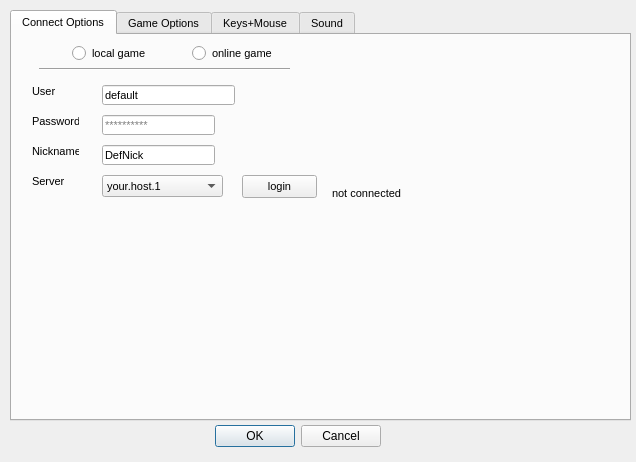
<?xml version="1.0" encoding="UTF-8"?>
<ui version="4.0">
 <class>LauncherDialog</class>
 <widget class="QDialog" name="LauncherDialog">
  <property name="geometry">
   <rect>
    <x>0</x>
    <y>0</y>
    <width>636</width>
    <height>462</height>
   </rect>
  </property>
  <property name="windowTitle">
   <string>Dialog</string>
  </property>
  <widget class="QDialogButtonBox" name="buttonBox">
   <property name="geometry">
    <rect>
     <x>40</x>
     <y>420</y>
     <width>341</width>
     <height>32</height>
    </rect>
   </property>
   <property name="orientation">
    <enum>Qt::Horizontal</enum>
   </property>
   <property name="standardButtons">
    <set>QDialogButtonBox::Cancel|QDialogButtonBox::Ok</set>
   </property>
  </widget>
  <widget class="QTabWidget" name="tabConfig">
   <property name="geometry">
    <rect>
     <x>10</x>
     <y>10</y>
     <width>621</width>
     <height>411</height>
    </rect>
   </property>
   <property name="font">
    <font>
     <pointsize>8</pointsize>
    </font>
   </property>
   <property name="currentIndex">
    <number>0</number>
   </property>
   <widget class="QWidget" name="TNConnectOptions">
    <attribute name="title">
     <string>Connect Options</string>
    </attribute>
    <widget class="QLabel" name="LServer">
     <property name="geometry">
      <rect>
       <x>20</x>
       <y>140</y>
       <width>47</width>
       <height>13</height>
      </rect>
     </property>
     <property name="text">
      <string>Server</string>
     </property>
    </widget>
    <widget class="QComboBox" name="CBServer">
     <property name="geometry">
      <rect>
       <x>90</x>
       <y>140</y>
       <width>121</width>
       <height>22</height>
      </rect>
     </property>
     <item>
      <property name="text">
       <string>your.host.1</string>
      </property>
     </item>
     <item>
      <property name="text">
       <string>your.host.2</string>
      </property>
     </item>
     <item>
      <property name="text">
       <string>Testdomain</string>
      </property>
     </item>
    </widget>
    <widget class="QPushButton" name="PBLogin">
     <property name="geometry">
      <rect>
       <x>230</x>
       <y>140</y>
       <width>75</width>
       <height>23</height>
      </rect>
     </property>
     <property name="text">
      <string>login</string>
     </property>
    </widget>
    <widget class="QLabel" name="LRoundTrip">
     <property name="geometry">
      <rect>
       <x>320</x>
       <y>150</y>
       <width>81</width>
       <height>16</height>
      </rect>
     </property>
     <property name="text">
      <string>not connected</string>
     </property>
    </widget>
    <widget class="QLabel" name="LUser">
     <property name="geometry">
      <rect>
       <x>20</x>
       <y>50</y>
       <width>47</width>
       <height>13</height>
      </rect>
     </property>
     <property name="text">
      <string>User</string>
     </property>
    </widget>
    <widget class="QLabel" name="LPassword">
     <property name="geometry">
      <rect>
       <x>20</x>
       <y>80</y>
       <width>47</width>
       <height>13</height>
      </rect>
     </property>
     <property name="text">
      <string>Password</string>
     </property>
    </widget>
    <widget class="QLineEdit" name="LEUserName">
     <property name="geometry">
      <rect>
       <x>90</x>
       <y>50</y>
       <width>133</width>
       <height>20</height>
      </rect>
     </property>
     <property name="text">
      <string>default</string>
     </property>
    </widget>
    <widget class="QLineEdit" name="LEPassword">
     <property name="geometry">
      <rect>
       <x>90</x>
       <y>80</y>
       <width>113</width>
       <height>20</height>
      </rect>
     </property>
     <property name="echoMode">
      <enum>QLineEdit::Password</enum>
     </property>
     <property name="placeholderText">
      <string>**********</string>
     </property>
    </widget>
    <widget class="QLineEdit" name="LENickName">
     <property name="geometry">
      <rect>
       <x>90</x>
       <y>110</y>
       <width>113</width>
       <height>20</height>
      </rect>
     </property>
     <property name="text">
      <string>DefNick</string>
     </property>
    </widget>
    <widget class="QLabel" name="LNickName">
     <property name="geometry">
      <rect>
       <x>20</x>
       <y>110</y>
       <width>47</width>
       <height>13</height>
      </rect>
     </property>
     <property name="text">
      <string>Nickname</string>
     </property>
    </widget>
    <widget class="QRadioButton" name="RBLocal">
     <property name="geometry">
      <rect>
       <x>60</x>
       <y>10</y>
       <width>82</width>
       <height>17</height>
      </rect>
     </property>
     <property name="text">
      <string>local game</string>
     </property>
    </widget>
    <widget class="QRadioButton" name="RBInternetGame">
     <property name="geometry">
      <rect>
       <x>180</x>
       <y>10</y>
       <width>82</width>
       <height>17</height>
      </rect>
     </property>
     <property name="text">
      <string>online game</string>
     </property>
    </widget>
    <widget class="Line" name="line">
     <property name="geometry">
      <rect>
       <x>27</x>
       <y>19</y>
       <width>251</width>
       <height>31</height>
      </rect>
     </property>
     <property name="orientation">
      <enum>Qt::Horizontal</enum>
     </property>
    </widget>
   </widget>
   <widget class="QWidget" name="TNGameOptions">
    <attribute name="title">
     <string>Game Options</string>
    </attribute>
    <widget class="QLabel" name="LNumberofPlayers">
     <property name="geometry">
      <rect>
       <x>10</x>
       <y>40</y>
       <width>91</width>
       <height>16</height>
      </rect>
     </property>
     <property name="text">
      <string>Number of players</string>
     </property>
    </widget>
    <widget class="QLabel" name="LCredit">
     <property name="geometry">
      <rect>
       <x>10</x>
       <y>70</y>
       <width>81</width>
       <height>16</height>
      </rect>
     </property>
     <property name="text">
      <string>Credit</string>
     </property>
    </widget>
    <widget class="QLabel" name="LNumeberofBots">
     <property name="geometry">
      <rect>
       <x>10</x>
       <y>100</y>
       <width>81</width>
       <height>16</height>
      </rect>
     </property>
     <property name="text">
      <string>Strength of bots</string>
     </property>
    </widget>
    <widget class="QComboBox" name="CBNumberofPlayers">
     <property name="geometry">
      <rect>
       <x>110</x>
       <y>40</y>
       <width>69</width>
       <height>22</height>
      </rect>
     </property>
     <property name="currentText">
      <string>2</string>
     </property>
     <item>
      <property name="text">
       <string>2</string>
      </property>
     </item>
     <item>
      <property name="text">
       <string>3</string>
      </property>
     </item>
     <item>
      <property name="text">
       <string>4</string>
      </property>
     </item>
     <item>
      <property name="text">
       <string>5</string>
      </property>
     </item>
     <item>
      <property name="text">
       <string>6</string>
      </property>
     </item>
     <item>
      <property name="text">
       <string>7</string>
      </property>
     </item>
     <item>
      <property name="text">
       <string>8</string>
      </property>
     </item>
     <item>
      <property name="text">
       <string>9</string>
      </property>
     </item>
     <item>
      <property name="text">
       <string>10</string>
      </property>
     </item>
    </widget>
    <widget class="QComboBox" name="CBCredit">
     <property name="geometry">
      <rect>
       <x>110</x>
       <y>70</y>
       <width>69</width>
       <height>22</height>
      </rect>
     </property>
     <item>
      <property name="text">
       <string>50</string>
      </property>
     </item>
     <item>
      <property name="text">
       <string>100</string>
      </property>
     </item>
     <item>
      <property name="text">
       <string>250</string>
      </property>
     </item>
     <item>
      <property name="text">
       <string>500</string>
      </property>
     </item>
     <item>
      <property name="text">
       <string>1000</string>
      </property>
     </item>
     <item>
      <property name="text">
       <string>2500</string>
      </property>
     </item>
     <item>
      <property name="text">
       <string>5000</string>
      </property>
     </item>
    </widget>
    <widget class="QComboBox" name="CBStrengthofBots">
     <property name="geometry">
      <rect>
       <x>110</x>
       <y>100</y>
       <width>69</width>
       <height>22</height>
      </rect>
     </property>
     <item>
      <property name="text">
       <string>1</string>
      </property>
     </item>
     <item>
      <property name="text">
       <string>2</string>
      </property>
     </item>
     <item>
      <property name="text">
       <string>3</string>
      </property>
     </item>
     <item>
      <property name="text">
       <string>4</string>
      </property>
     </item>
     <item>
      <property name="text">
       <string>5</string>
      </property>
     </item>
    </widget>
    <widget class="QLabel" name="LGameName">
     <property name="geometry">
      <rect>
       <x>10</x>
       <y>10</y>
       <width>47</width>
       <height>13</height>
      </rect>
     </property>
     <property name="text">
      <string>Name</string>
     </property>
    </widget>
    <widget class="QLineEdit" name="LEGameName">
     <property name="geometry">
      <rect>
       <x>110</x>
       <y>10</y>
       <width>171</width>
       <height>20</height>
      </rect>
     </property>
     <property name="text">
      <string>CC Kid's Revenge</string>
     </property>
    </widget>
    <widget class="QPushButton" name="PBCreateGame">
     <property name="geometry">
      <rect>
       <x>110</x>
       <y>160</y>
       <width>75</width>
       <height>23</height>
      </rect>
     </property>
     <property name="text">
      <string>create game</string>
     </property>
    </widget>
    <widget class="QPushButton" name="PBLeaveGame">
     <property name="geometry">
      <rect>
       <x>200</x>
       <y>160</y>
       <width>75</width>
       <height>23</height>
      </rect>
     </property>
     <property name="text">
      <string>leave game</string>
     </property>
    </widget>
    <widget class="QLabel" name="LRaiseBlinds">
     <property name="geometry">
      <rect>
       <x>10</x>
       <y>130</y>
       <width>101</width>
       <height>16</height>
      </rect>
     </property>
     <property name="text">
      <string>&lt;html&gt;&lt;head/&gt;&lt;body&gt;&lt;p&gt;raise blinds every&lt;/p&gt;&lt;/body&gt;&lt;/html&gt;</string>
     </property>
    </widget>
    <widget class="QComboBox" name="CBRaiseBlinds">
     <property name="geometry">
      <rect>
       <x>110</x>
       <y>130</y>
       <width>69</width>
       <height>22</height>
      </rect>
     </property>
     <item>
      <property name="text">
       <string>-</string>
      </property>
     </item>
     <item>
      <property name="text">
       <string>1</string>
      </property>
     </item>
     <item>
      <property name="text">
       <string>5</string>
      </property>
     </item>
     <item>
      <property name="text">
       <string>10</string>
      </property>
     </item>
     <item>
      <property name="text">
       <string>15</string>
      </property>
     </item>
     <item>
      <property name="text">
       <string>20</string>
      </property>
     </item>
     <item>
      <property name="text">
       <string>30</string>
      </property>
     </item>
    </widget>
    <widget class="QLabel" name="LDoubleBlindsInterval">
     <property name="geometry">
      <rect>
       <x>190</x>
       <y>130</y>
       <width>47</width>
       <height>13</height>
      </rect>
     </property>
     <property name="text">
      <string>minutes</string>
     </property>
    </widget>
    <widget class="QLabel" name="LBigBlind">
     <property name="geometry">
      <rect>
       <x>190</x>
       <y>70</y>
       <width>47</width>
       <height>13</height>
      </rect>
     </property>
     <property name="text">
      <string>big blind</string>
     </property>
    </widget>
    <widget class="QComboBox" name="CBBigBlind">
     <property name="geometry">
      <rect>
       <x>240</x>
       <y>70</y>
       <width>69</width>
       <height>22</height>
      </rect>
     </property>
     <item>
      <property name="text">
       <string>2</string>
      </property>
     </item>
     <item>
      <property name="text">
       <string>4</string>
      </property>
     </item>
     <item>
      <property name="text">
       <string>10</string>
      </property>
     </item>
     <item>
      <property name="text">
       <string>20</string>
      </property>
     </item>
     <item>
      <property name="text">
       <string>50</string>
      </property>
     </item>
     <item>
      <property name="text">
       <string>100</string>
      </property>
     </item>
     <item>
      <property name="text">
       <string>200</string>
      </property>
     </item>
     <item>
      <property name="text">
       <string>500</string>
      </property>
     </item>
     <item>
      <property name="text">
       <string>1000</string>
      </property>
     </item>
     <item>
      <property name="text">
       <string>2000</string>
      </property>
     </item>
    </widget>
    <widget class="QTableView" name="GameTableView">
     <property name="geometry">
      <rect>
       <x>0</x>
       <y>191</y>
       <width>611</width>
       <height>181</height>
      </rect>
     </property>
    </widget>
   </widget>
   <widget class="QWidget" name="TNKeyBinds">
    <attribute name="title">
     <string>Keys+Mouse</string>
    </attribute>
    <widget class="QLabel" name="LLKeyStart">
     <property name="geometry">
      <rect>
       <x>10</x>
       <y>160</y>
       <width>61</width>
       <height>16</height>
      </rect>
     </property>
     <property name="text">
      <string>Start/Pause</string>
     </property>
    </widget>
    <widget class="QLabel" name="LLCheck">
     <property name="geometry">
      <rect>
       <x>10</x>
       <y>100</y>
       <width>47</width>
       <height>13</height>
      </rect>
     </property>
     <property name="text">
      <string>Check</string>
     </property>
    </widget>
    <widget class="QLabel" name="LLCall">
     <property name="geometry">
      <rect>
       <x>10</x>
       <y>120</y>
       <width>47</width>
       <height>13</height>
      </rect>
     </property>
     <property name="text">
      <string>Call</string>
     </property>
    </widget>
    <widget class="QLabel" name="LLRaise">
     <property name="geometry">
      <rect>
       <x>10</x>
       <y>80</y>
       <width>47</width>
       <height>13</height>
      </rect>
     </property>
     <property name="text">
      <string>Raise</string>
     </property>
    </widget>
    <widget class="QLabel" name="LLFold">
     <property name="geometry">
      <rect>
       <x>10</x>
       <y>140</y>
       <width>47</width>
       <height>13</height>
      </rect>
     </property>
     <property name="text">
      <string>Fold</string>
     </property>
    </widget>
    <widget class="QLabel" name="LLAction">
     <property name="geometry">
      <rect>
       <x>10</x>
       <y>60</y>
       <width>47</width>
       <height>13</height>
      </rect>
     </property>
     <property name="font">
      <font>
       <pointsize>8</pointsize>
       <weight>75</weight>
       <bold>true</bold>
      </font>
     </property>
     <property name="text">
      <string>Action</string>
     </property>
    </widget>
    <widget class="QLabel" name="LLKey">
     <property name="geometry">
      <rect>
       <x>80</x>
       <y>60</y>
       <width>47</width>
       <height>13</height>
      </rect>
     </property>
     <property name="font">
      <font>
       <pointsize>8</pointsize>
       <weight>75</weight>
       <bold>true</bold>
      </font>
     </property>
     <property name="text">
      <string>Key</string>
     </property>
    </widget>
    <widget class="QLabel" name="LKeyStart">
     <property name="geometry">
      <rect>
       <x>80</x>
       <y>160</y>
       <width>47</width>
       <height>13</height>
      </rect>
     </property>
     <property name="text">
      <string>-----</string>
     </property>
    </widget>
    <widget class="QLabel" name="LKeyCheck">
     <property name="geometry">
      <rect>
       <x>80</x>
       <y>100</y>
       <width>47</width>
       <height>13</height>
      </rect>
     </property>
     <property name="text">
      <string>-----</string>
     </property>
    </widget>
    <widget class="QLabel" name="LKeyCall">
     <property name="geometry">
      <rect>
       <x>80</x>
       <y>120</y>
       <width>47</width>
       <height>13</height>
      </rect>
     </property>
     <property name="text">
      <string>-----</string>
     </property>
    </widget>
    <widget class="QLabel" name="LKeyRaise">
     <property name="geometry">
      <rect>
       <x>80</x>
       <y>80</y>
       <width>47</width>
       <height>13</height>
      </rect>
     </property>
     <property name="text">
      <string>-----</string>
     </property>
    </widget>
    <widget class="QLabel" name="LKeyFold">
     <property name="geometry">
      <rect>
       <x>80</x>
       <y>140</y>
       <width>47</width>
       <height>13</height>
      </rect>
     </property>
     <property name="text">
      <string>-----</string>
     </property>
    </widget>
    <widget class="QPushButton" name="PBKeyStartSet">
     <property name="geometry">
      <rect>
       <x>130</x>
       <y>80</y>
       <width>31</width>
       <height>16</height>
      </rect>
     </property>
     <property name="font">
      <font>
       <pointsize>7</pointsize>
      </font>
     </property>
     <property name="text">
      <string>set</string>
     </property>
    </widget>
    <widget class="QPushButton" name="PBKeyCheckSet">
     <property name="geometry">
      <rect>
       <x>130</x>
       <y>160</y>
       <width>31</width>
       <height>16</height>
      </rect>
     </property>
     <property name="font">
      <font>
       <pointsize>7</pointsize>
      </font>
     </property>
     <property name="text">
      <string>set</string>
     </property>
    </widget>
    <widget class="QPushButton" name="PBKeyCallSet">
     <property name="geometry">
      <rect>
       <x>130</x>
       <y>100</y>
       <width>31</width>
       <height>16</height>
      </rect>
     </property>
     <property name="font">
      <font>
       <pointsize>7</pointsize>
      </font>
     </property>
     <property name="text">
      <string>set</string>
     </property>
    </widget>
    <widget class="QPushButton" name="PBKeyRaiseSet">
     <property name="geometry">
      <rect>
       <x>130</x>
       <y>120</y>
       <width>31</width>
       <height>16</height>
      </rect>
     </property>
     <property name="font">
      <font>
       <pointsize>7</pointsize>
      </font>
     </property>
     <property name="text">
      <string>set</string>
     </property>
    </widget>
    <widget class="QPushButton" name="PBKeyFoldSet">
     <property name="geometry">
      <rect>
       <x>130</x>
       <y>140</y>
       <width>31</width>
       <height>16</height>
      </rect>
     </property>
     <property name="font">
      <font>
       <pointsize>7</pointsize>
      </font>
     </property>
     <property name="text">
      <string>set</string>
     </property>
    </widget>
    <widget class="QCheckBox" name="CBShowKeyBinds">
     <property name="geometry">
      <rect>
       <x>10</x>
       <y>30</y>
       <width>141</width>
       <height>20</height>
      </rect>
     </property>
     <property name="layoutDirection">
      <enum>Qt::RightToLeft</enum>
     </property>
     <property name="text">
      <string>Show Keybinds                </string>
     </property>
    </widget>
    <widget class="QCheckBox" name="CBActionByKey">
     <property name="geometry">
      <rect>
       <x>10</x>
       <y>10</y>
       <width>141</width>
       <height>16</height>
      </rect>
     </property>
     <property name="layoutDirection">
      <enum>Qt::RightToLeft</enum>
     </property>
     <property name="text">
      <string>Enable Keys                    </string>
     </property>
    </widget>
    <widget class="QCheckBox" name="CBActionByMouse">
     <property name="geometry">
      <rect>
       <x>190</x>
       <y>10</y>
       <width>141</width>
       <height>17</height>
      </rect>
     </property>
     <property name="layoutDirection">
      <enum>Qt::RightToLeft</enum>
     </property>
     <property name="text">
      <string>Enable  Mouse                </string>
     </property>
    </widget>
    <widget class="QLabel" name="LMouseRaise">
     <property name="geometry">
      <rect>
       <x>190</x>
       <y>80</y>
       <width>47</width>
       <height>13</height>
      </rect>
     </property>
     <property name="text">
      <string>-----</string>
     </property>
    </widget>
    <widget class="QLabel" name="LMouseStart">
     <property name="geometry">
      <rect>
       <x>190</x>
       <y>160</y>
       <width>47</width>
       <height>13</height>
      </rect>
     </property>
     <property name="text">
      <string>-----</string>
     </property>
    </widget>
    <widget class="QLabel" name="LMouseCheck">
     <property name="geometry">
      <rect>
       <x>190</x>
       <y>100</y>
       <width>47</width>
       <height>13</height>
      </rect>
     </property>
     <property name="text">
      <string>-----</string>
     </property>
    </widget>
    <widget class="QLabel" name="LMouseCall">
     <property name="geometry">
      <rect>
       <x>190</x>
       <y>120</y>
       <width>47</width>
       <height>13</height>
      </rect>
     </property>
     <property name="text">
      <string>-----</string>
     </property>
    </widget>
    <widget class="QLabel" name="LMouseFold">
     <property name="geometry">
      <rect>
       <x>190</x>
       <y>140</y>
       <width>47</width>
       <height>13</height>
      </rect>
     </property>
     <property name="text">
      <string>-----</string>
     </property>
    </widget>
    <widget class="QPushButton" name="PBMouseRaiseSet">
     <property name="geometry">
      <rect>
       <x>310</x>
       <y>80</y>
       <width>31</width>
       <height>16</height>
      </rect>
     </property>
     <property name="font">
      <font>
       <pointsize>7</pointsize>
      </font>
     </property>
     <property name="text">
      <string>set</string>
     </property>
    </widget>
    <widget class="QPushButton" name="PBMouseStartSet">
     <property name="geometry">
      <rect>
       <x>310</x>
       <y>160</y>
       <width>31</width>
       <height>16</height>
      </rect>
     </property>
     <property name="font">
      <font>
       <pointsize>7</pointsize>
      </font>
     </property>
     <property name="text">
      <string>set</string>
     </property>
    </widget>
    <widget class="QPushButton" name="PBCheckStartSet">
     <property name="geometry">
      <rect>
       <x>310</x>
       <y>100</y>
       <width>31</width>
       <height>16</height>
      </rect>
     </property>
     <property name="font">
      <font>
       <pointsize>7</pointsize>
      </font>
     </property>
     <property name="text">
      <string>set</string>
     </property>
    </widget>
    <widget class="QPushButton" name="PBCallStartSet">
     <property name="geometry">
      <rect>
       <x>310</x>
       <y>120</y>
       <width>31</width>
       <height>16</height>
      </rect>
     </property>
     <property name="font">
      <font>
       <pointsize>7</pointsize>
      </font>
     </property>
     <property name="text">
      <string>set</string>
     </property>
    </widget>
    <widget class="QPushButton" name="PBFoldStartSet">
     <property name="geometry">
      <rect>
       <x>310</x>
       <y>140</y>
       <width>31</width>
       <height>16</height>
      </rect>
     </property>
     <property name="font">
      <font>
       <pointsize>7</pointsize>
      </font>
     </property>
     <property name="text">
      <string>set</string>
     </property>
    </widget>
    <widget class="QLabel" name="LLKeyIncBet">
     <property name="geometry">
      <rect>
       <x>10</x>
       <y>180</y>
       <width>47</width>
       <height>13</height>
      </rect>
     </property>
     <property name="text">
      <string>Incr. Bet</string>
     </property>
    </widget>
    <widget class="QLabel" name="LLKeyDecBet">
     <property name="geometry">
      <rect>
       <x>10</x>
       <y>200</y>
       <width>47</width>
       <height>13</height>
      </rect>
     </property>
     <property name="text">
      <string>Decr. Bet</string>
     </property>
    </widget>
    <widget class="QLabel" name="LKeyIncBet">
     <property name="geometry">
      <rect>
       <x>80</x>
       <y>180</y>
       <width>47</width>
       <height>13</height>
      </rect>
     </property>
     <property name="text">
      <string>-----</string>
     </property>
    </widget>
    <widget class="QLabel" name="LKeyDecBet">
     <property name="geometry">
      <rect>
       <x>80</x>
       <y>200</y>
       <width>47</width>
       <height>13</height>
      </rect>
     </property>
     <property name="text">
      <string>-----</string>
     </property>
    </widget>
    <widget class="QLabel" name="LMouseIncBet">
     <property name="geometry">
      <rect>
       <x>190</x>
       <y>176</y>
       <width>71</width>
       <height>20</height>
      </rect>
     </property>
     <property name="text">
      <string>-----</string>
     </property>
    </widget>
    <widget class="QLabel" name="LMouseDecBet">
     <property name="geometry">
      <rect>
       <x>190</x>
       <y>196</y>
       <width>91</width>
       <height>16</height>
      </rect>
     </property>
     <property name="text">
      <string>-----</string>
     </property>
    </widget>
    <widget class="QPushButton" name="PBKeyIncBetSet">
     <property name="geometry">
      <rect>
       <x>130</x>
       <y>180</y>
       <width>31</width>
       <height>16</height>
      </rect>
     </property>
     <property name="font">
      <font>
       <pointsize>7</pointsize>
      </font>
     </property>
     <property name="text">
      <string>set</string>
     </property>
    </widget>
    <widget class="QPushButton" name="PBKeyDecBetSet">
     <property name="geometry">
      <rect>
       <x>130</x>
       <y>200</y>
       <width>31</width>
       <height>16</height>
      </rect>
     </property>
     <property name="font">
      <font>
       <pointsize>7</pointsize>
      </font>
     </property>
     <property name="text">
      <string>set</string>
     </property>
    </widget>
    <widget class="QPushButton" name="PBMouseIncBetSet">
     <property name="geometry">
      <rect>
       <x>310</x>
       <y>180</y>
       <width>31</width>
       <height>16</height>
      </rect>
     </property>
     <property name="font">
      <font>
       <pointsize>7</pointsize>
      </font>
     </property>
     <property name="text">
      <string>set</string>
     </property>
    </widget>
    <widget class="QPushButton" name="PBMouseDecBetSet">
     <property name="geometry">
      <rect>
       <x>310</x>
       <y>200</y>
       <width>31</width>
       <height>16</height>
      </rect>
     </property>
     <property name="font">
      <font>
       <pointsize>7</pointsize>
      </font>
     </property>
     <property name="text">
      <string>set</string>
     </property>
    </widget>
    <widget class="QLabel" name="LLMouse">
     <property name="geometry">
      <rect>
       <x>190</x>
       <y>60</y>
       <width>47</width>
       <height>13</height>
      </rect>
     </property>
     <property name="font">
      <font>
       <pointsize>8</pointsize>
       <weight>75</weight>
       <bold>true</bold>
      </font>
     </property>
     <property name="text">
      <string>Mouse</string>
     </property>
    </widget>
    <widget class="QCheckBox" name="CBShowMouseBinds">
     <property name="geometry">
      <rect>
       <x>190</x>
       <y>30</y>
       <width>141</width>
       <height>17</height>
      </rect>
     </property>
     <property name="layoutDirection">
      <enum>Qt::RightToLeft</enum>
     </property>
     <property name="text">
      <string>Show Mousebinds           </string>
     </property>
    </widget>
   </widget>
   <widget class="QWidget" name="TNSound">
    <attribute name="title">
     <string>Sound</string>
    </attribute>
    <widget class="QLabel" name="LLSoundPlayersTurn">
     <property name="geometry">
      <rect>
       <x>10</x>
       <y>10</y>
       <width>71</width>
       <height>16</height>
      </rect>
     </property>
     <property name="text">
      <string>Players Turn</string>
     </property>
    </widget>
    <widget class="QSlider" name="hSLPlayersTurnVolume">
     <property name="geometry">
      <rect>
       <x>90</x>
       <y>10</y>
       <width>151</width>
       <height>22</height>
      </rect>
     </property>
     <property name="maximum">
      <number>100</number>
     </property>
     <property name="orientation">
      <enum>Qt::Horizontal</enum>
     </property>
    </widget>
    <widget class="QLabel" name="LLSoundActionWarning">
     <property name="geometry">
      <rect>
       <x>10</x>
       <y>40</y>
       <width>81</width>
       <height>16</height>
      </rect>
     </property>
     <property name="text">
      <string>Action Warning</string>
     </property>
    </widget>
    <widget class="QSlider" name="hSLActionWarningVolume">
     <property name="geometry">
      <rect>
       <x>90</x>
       <y>40</y>
       <width>151</width>
       <height>22</height>
      </rect>
     </property>
     <property name="orientation">
      <enum>Qt::Horizontal</enum>
     </property>
    </widget>
    <widget class="QComboBox" name="CBActionWarningPercent">
     <property name="geometry">
      <rect>
       <x>260</x>
       <y>40</y>
       <width>51</width>
       <height>22</height>
      </rect>
     </property>
     <item>
      <property name="text">
       <string>0</string>
      </property>
     </item>
     <item>
      <property name="text">
       <string>5</string>
      </property>
     </item>
     <item>
      <property name="text">
       <string>10</string>
      </property>
     </item>
     <item>
      <property name="text">
       <string>15</string>
      </property>
     </item>
     <item>
      <property name="text">
       <string>20</string>
      </property>
     </item>
     <item>
      <property name="text">
       <string>25</string>
      </property>
     </item>
     <item>
      <property name="text">
       <string>30</string>
      </property>
     </item>
     <item>
      <property name="text">
       <string>40</string>
      </property>
     </item>
     <item>
      <property name="text">
       <string>50</string>
      </property>
     </item>
     <item>
      <property name="text">
       <string>60</string>
      </property>
     </item>
     <item>
      <property name="text">
       <string>80</string>
      </property>
     </item>
     <item>
      <property name="text">
       <string>100</string>
      </property>
     </item>
    </widget>
    <widget class="QLabel" name="LLPercentofCredit">
     <property name="geometry">
      <rect>
       <x>310</x>
       <y>40</y>
       <width>61</width>
       <height>16</height>
      </rect>
     </property>
     <property name="text">
      <string>% of Credit</string>
     </property>
    </widget>
    <widget class="QLabel" name="label">
     <property name="geometry">
      <rect>
       <x>250</x>
       <y>40</y>
       <width>21</width>
       <height>16</height>
      </rect>
     </property>
     <property name="text">
      <string>@</string>
     </property>
    </widget>
   </widget>
  </widget>
 </widget>
 <resources/>
 <connections>
  <connection>
   <sender>buttonBox</sender>
   <signal>accepted()</signal>
   <receiver>LauncherDialog</receiver>
   <slot>accept()</slot>
   <hints>
    <hint type="sourcelabel">
     <x>248</x>
     <y>254</y>
    </hint>
    <hint type="destinationlabel">
     <x>157</x>
     <y>274</y>
    </hint>
   </hints>
  </connection>
  <connection>
   <sender>buttonBox</sender>
   <signal>rejected()</signal>
   <receiver>LauncherDialog</receiver>
   <slot>reject()</slot>
   <hints>
    <hint type="sourcelabel">
     <x>316</x>
     <y>260</y>
    </hint>
    <hint type="destinationlabel">
     <x>286</x>
     <y>274</y>
    </hint>
   </hints>
  </connection>
 </connections>
</ui>
